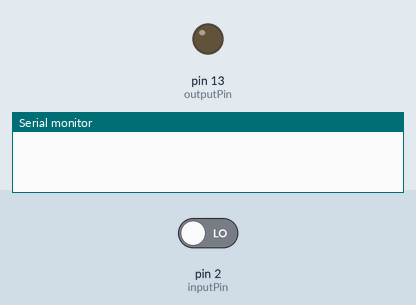
This sketch was run on a simulated Arduino Uno, built with avr-gcc and run on an emulated ATmega328P. Shown: output pins drawn as LEDs (lit = HIGH), the last lines printed to the serial monitor. The test bench sets the inputs (shaded band); at power-on: pin 2 (inputPin) LOW.

Above: at 1.2 s.
1.3 s: pin 2 (inputPin) driven HIGH
At 2.5 s:
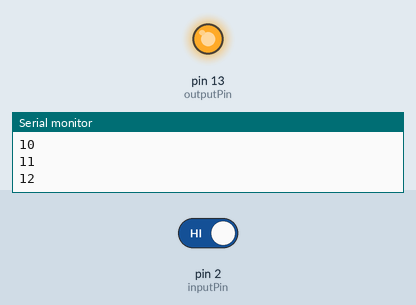
2.8 s: pin 2 (inputPin) driven LOW
At 3.9 s:
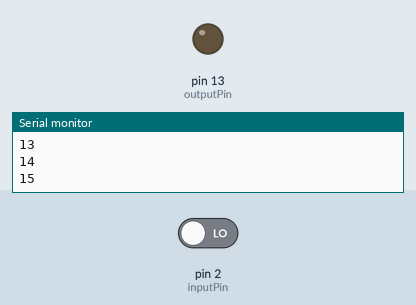
Timing chart, 0 to 5.8 s (numbered marks = the images above; inputs shaded):
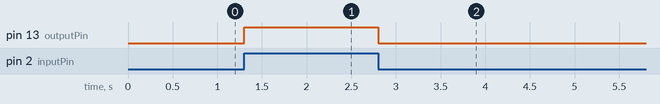

The sketch:

PUSHBUTTON.ino
```cpp
const int inputPin = 2;
const int outputPin = 13;
int count = 0;

void setup() {
  pinMode(13,OUTPUT);
  pinMode(2,INPUT);
  Serial.begin(9600);
}

void loop() {
  int value = digitalRead(inputPin);
  if(value == 1){
    digitalWrite(outputPin, HIGH);
    count ++;
    Serial.println(count);
  }
  else
  digitalWrite(outputPin,LOW);
  delay(100);
}
```

Measured:
- after the input at 1.3 s, pin 13 (outputPin): LOW → HIGH at once
- after the input at 2.8 s, pin 13 (outputPin): HIGH → LOW at once
